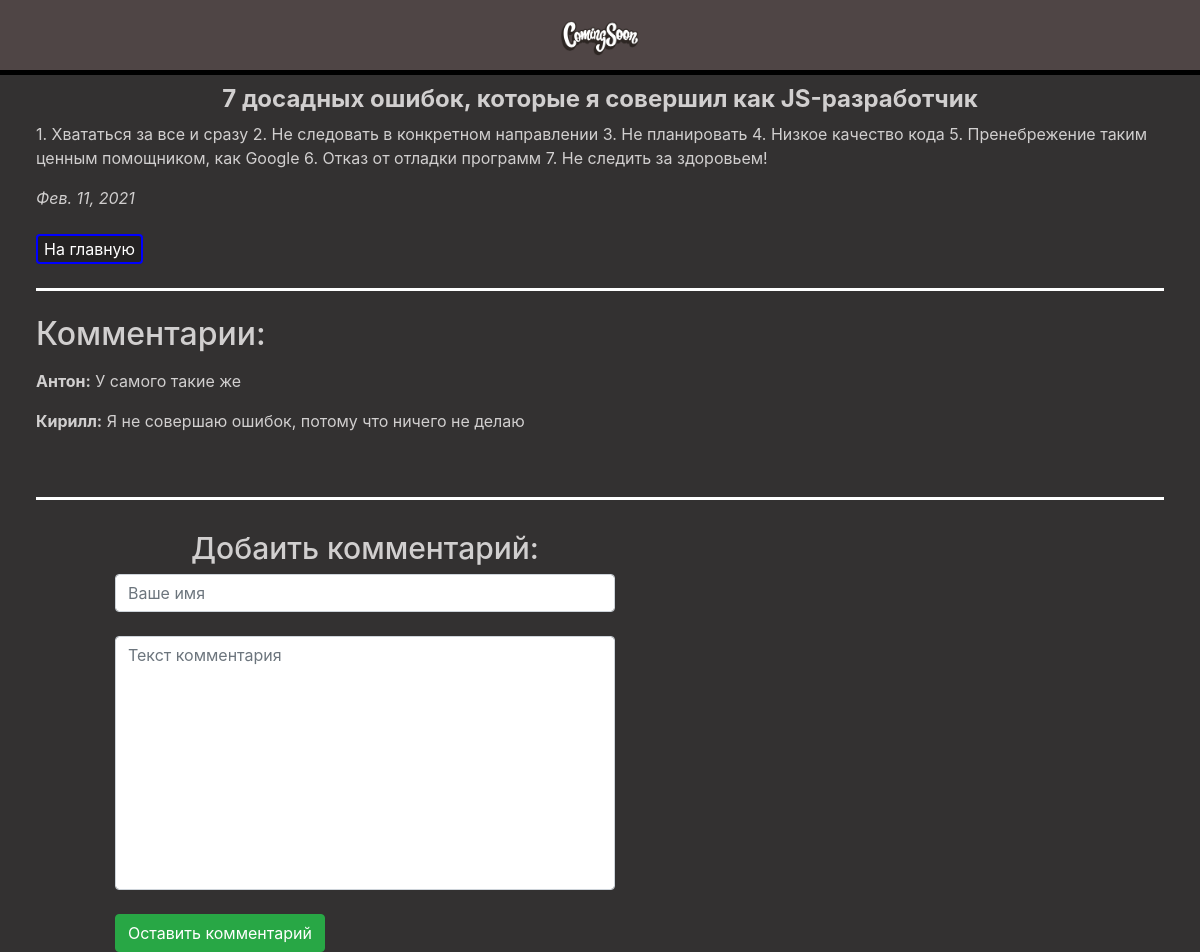
The app's page /6/, older data.
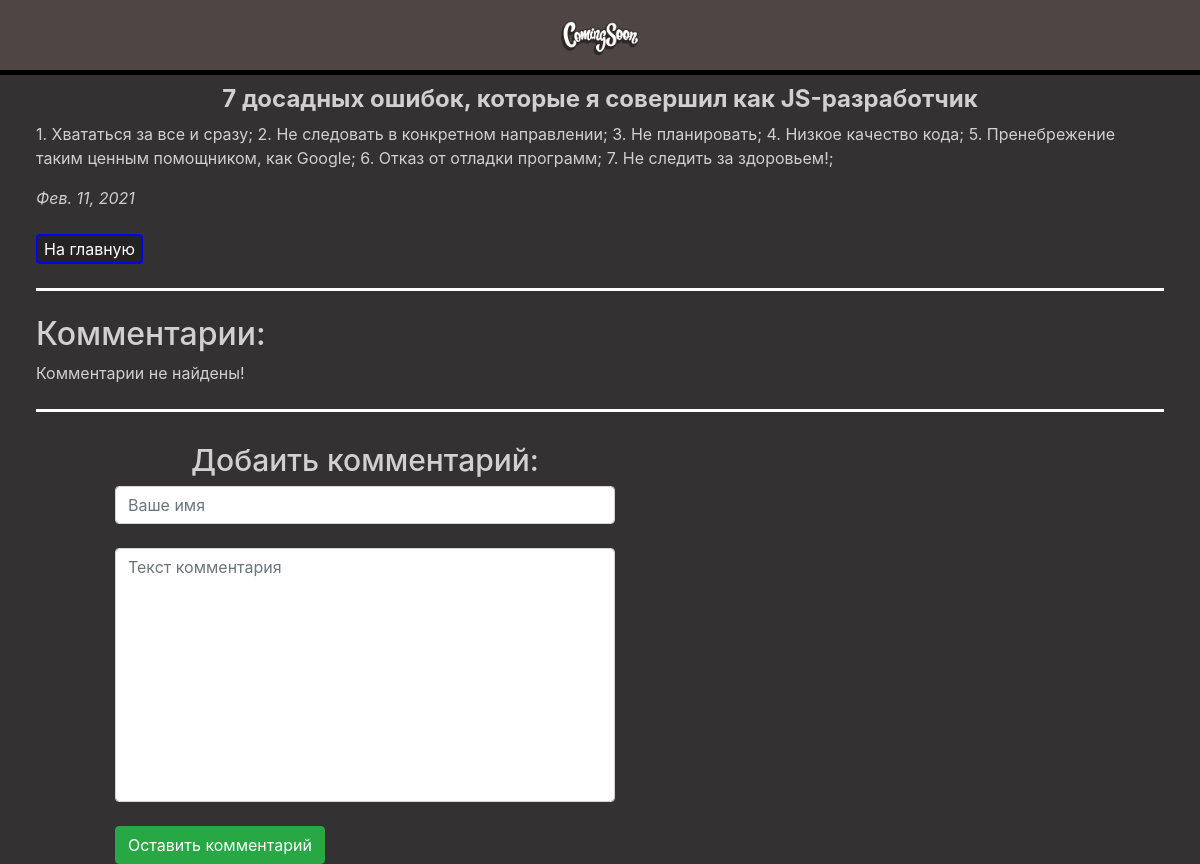
The same page, newer data.
### main/models.py (models this page shows, shortened)
class Article(models.Model):
	article_title = models.CharField( 'Название статьи', max_length = 200)
	article_text = models.TextField('Текст статьи')
	release_date = models.DateField('Дата публикации')
	class Meta:
		verbose_name = "Статья"
		verbose_name_plural = 'Статьи'

class Comment(models.Model):
	article = models.ForeignKey(Article, on_delete=models.CASCADE)
	author_name = models.CharField('Авто комментария' , max_length = 50)
	comment_text = models.TextField('Текст комментария')
	class Meta:
		verbose_name = "Комментарий"
		verbose_name_plural = 'Комментарии'

### main/views.py (the view)
# urls.py: path('<int:article_id>/', views.detail, name = "detail"),
def detail(request, article_id):
	try:
		a = Article.objects.get( id = article_id )
	except:
		raise Http404('Статья не найдена')
	latest_comments_list = a.comment_set.order_by('author_name')[:10]
	return render(request, "main/detail.html", {'article' : a, 'latest_comments_list' : latest_comments_list})

### main/templates/main/detail.html (shortened to what this page needs)
{% extends 'main/layout.html' %}
{% load static %}
{% block content %}
	<div class="shapka">
		<img src="{% static 'main/img/logo.png' %}" alt="" width="100px" height="76px" class="logo">
	</div>
	<div class="body_2">
		<h4 class="title"><b>{{article.article_title}}</b></h4>
		<p>{{article.article_text}}</p>
		<em>{{article.release_date}}</em><br><br>
		<a href="{% url 'main:home' %}"><button class="go_index">На главную</button></a><br><br>
		<div class="hr"></div>
		<br>
		<h2>Комментарии:</h2>
		{% if latest_comments_list %}
			{% for b in latest_comments_list %}
				<p>
					<p><b>{{b.author_name}}:</b> {{b.comment_text}}</p>
				</p>
			{% endfor %}
		{% else %}
		Комментарии не найдены!
		{% endif %}
		<br><br>
		<div class="hr"></div>
		<div class="form-horizontal">
			<form action="{% url 'main:leave_comment' article.id %}" method="POST" class="features">
				<h3>Добаить комментарий:</h3>
				<input type="text" required placeholder="Ваше имя" name="name" class="form-control"><br>
				<textarea name="text" required placeholder="Текст комментария" cols="30" rows="10" class="form-control"></textarea><br>
				<button type="submit" class="btn btn-success">Оставить комментарий</button>
			</form>
		</div>
	</div>
{% endblock %}

Row changes from the older to the newer data that the page shows:
removed Comment: author_name "Антон", comment_text "У самого такие же"
removed Comment: author_name "Кирилл", comment_text "Я не совершаю ошибок, потому что ничего не делаю"
changed Article "7 досадных ошибок, которые я совершил как JS-разработчик": article_text "…Хвататься за все и сразу 2. Не следовать в конкретном направлении 3. Не планировать 4. Низкое качество кода 5. Пренебрежение таким ценным помощником, как Google 6. Отказ от отладки программ 7. Не следить за здоровьем!" → "…Хвататься за все и сразу; 2. Не следовать в конкретном направлении; 3. Не планировать; 4. Низкое качество кода; 5. Пренебрежение таким ценным помощником, как Google; 6. Отказ от отладки программ; 7. Не следить за здоровьем!;"
Text that changed along with them:
text now shown: "Комментарии не найдены!"
